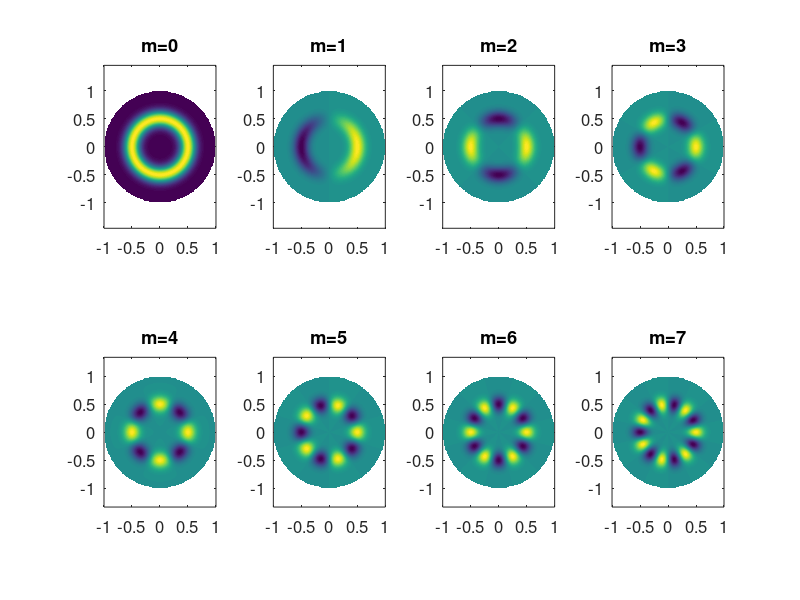

The MATLAB script that drew this image:
[XX,YY]=meshgrid(-1:0.01:1);
[Q,R]=cart2pol(XX,YY);
R(find(R>1))=NaN;
h=figure('unit','normalized','position',[0.02,0.1,0.6,0.45],...
    'DefaultAxesFontSize',12);
for m=0:7
    subplot(2,4,m+1);
    pcolor(XX,YY,exp(-50.*(R-0.5).^2).*cos(m*Q));
    title(['m=',num2str(m)]);
    shading interp; box on; axis equal;
end
